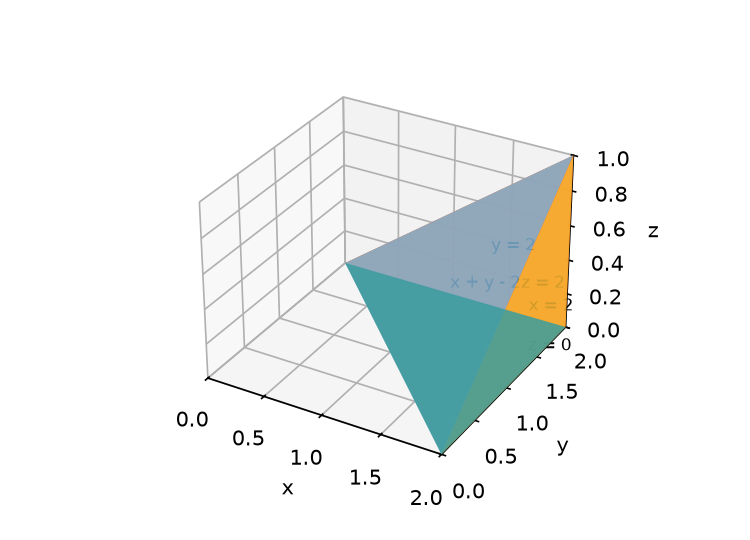

Recreate this plot in Python.
"""Step figure: plot the four faces of the tetrahedron and label each face.
"""
import matplotlib
matplotlib.use("Agg")
import matplotlib.pyplot as plt
from mpl_toolkits.mplot3d import proj3d
from mpl_toolkits.mplot3d.art3d import Poly3DCollection

fig, ax = plt.subplots(subplot_kw={"projection": "3d"}, figsize=(5, 3.6), dpi=150)
V1, V2, V3, V4 = (2, 0, 0), (0, 2, 0), (2, 2, 0), (2, 2, 1)
faces = [((V1, V2, V4), "#7fb3d5"), ((V1, V3, V4), "#f7b733"),
         ((V2, V3, V4), "#fc4c02"), ((V1, V2, V3), "#3a9999")]
for tri, c in faces:
    ax.add_collection3d(Poly3DCollection([list(tri)], facecolors=[c], alpha=0.85))
ax.set_xlim(0, 2); ax.set_ylim(0, 2); ax.set_zlim(0, 1)
fig.canvas.draw()
def put(p, s):
    px, py, pz = proj3d.proj_transform(p[0], p[1], p[2], ax.get_proj())
    dx, dy = ax.transData.transform((px, py))
    fx = (dx - ax.bbox.x0) / (ax.bbox.x1 - ax.bbox.x0)
    fy = (dy - ax.bbox.y0) / (ax.bbox.y1 - ax.bbox.y0)
    return ax.text2D(fx, fy, s, transform=ax.transAxes, fontsize=8)
pts = [(4/3, 4/3, 1/3), (2, 4/3, 1/3), (4/3, 2, 1/3), (1.9, 1.55, 0.0)]
for p, s in zip(pts, ["x + y - 2z = 2", "x = 2", "y = 2", "z = 0"]):
    put(p, s)
ax.set_xlabel("x"); ax.set_ylabel("y"); ax.set_zlabel("z")
fig.canvas.draw()
renderer = fig.canvas.get_renderer()
for a in list(ax.texts):
    box = a.get_window_extent(renderer)
    name = a.get_text()
    assert ax.bbox.x0 - 1 <= box.x0 and box.x1 <= ax.bbox.x1 + 1, name
    assert ax.bbox.y0 - 1 <= box.y0 and box.y1 <= ax.bbox.y1 + 1, name
fig.savefig("calculus-15.7.32/solution/part1_figure1.png", dpi=150)
print("PASS FIG")
